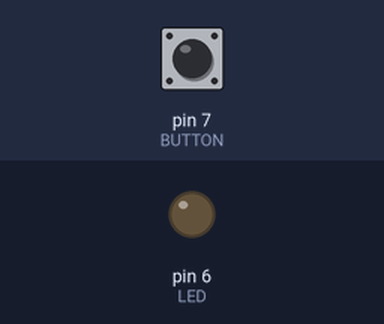
Simulated run of this sketch. Board: Arduino Uno, built with avr-gcc and run on an emulated ATmega328P. Shown: output pins drawn as LEDs (lit = HIGH). The test bench sets the inputs (shaded band); at power-on: pin 7 (BUTTON) HIGH.

Above: at 1.2 s.
1.3 s: pin 7 (BUTTON) pulled LOW for 0.15 s
At 1.37 s:
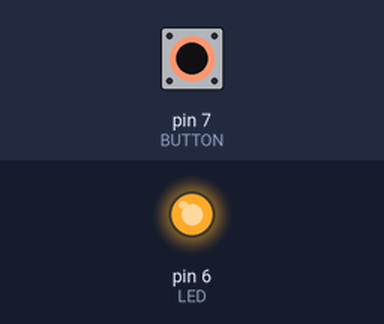
2.9 s: pin 7 (BUTTON) pulled LOW for 3.2 s
At 6.6 s:
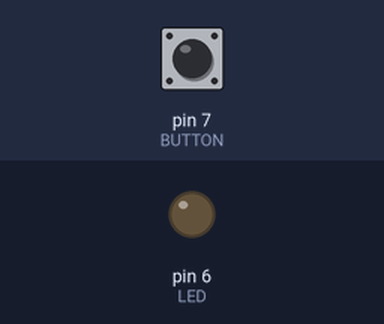
Timing chart, 0 to 8.1 s (numbered marks = the images above; inputs shaded):
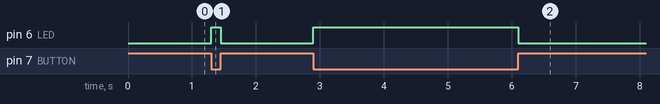

Measured:
- after the input at 1.3 s, pin 6 (LED): LOW → HIGH at once, → LOW 0.15 s later
- after the input at 2.9 s, pin 6 (LED): LOW → HIGH at once, → LOW 3.2 s later

The sketch:

pushButtons.ino
```cpp
/*
 Name:		pushButtons.ino
 Created:	7/2/2017 1:07:51 AM
 Author:	Dimito
*/
const int LED = 6;
const int BUTTON = 7;
// the setup function runs once when you press reset or power the board
void setup() {
	pinMode(LED, OUTPUT);
	pinMode(BUTTON, INPUT_PULLUP);
}

// the loop function runs over and over again until power down or reset
void loop() {
	if (digitalRead(BUTTON))
	{
		digitalWrite(LED, LOW);
	}
	else
	{
		digitalWrite(LED, HIGH);

	}
}
```
